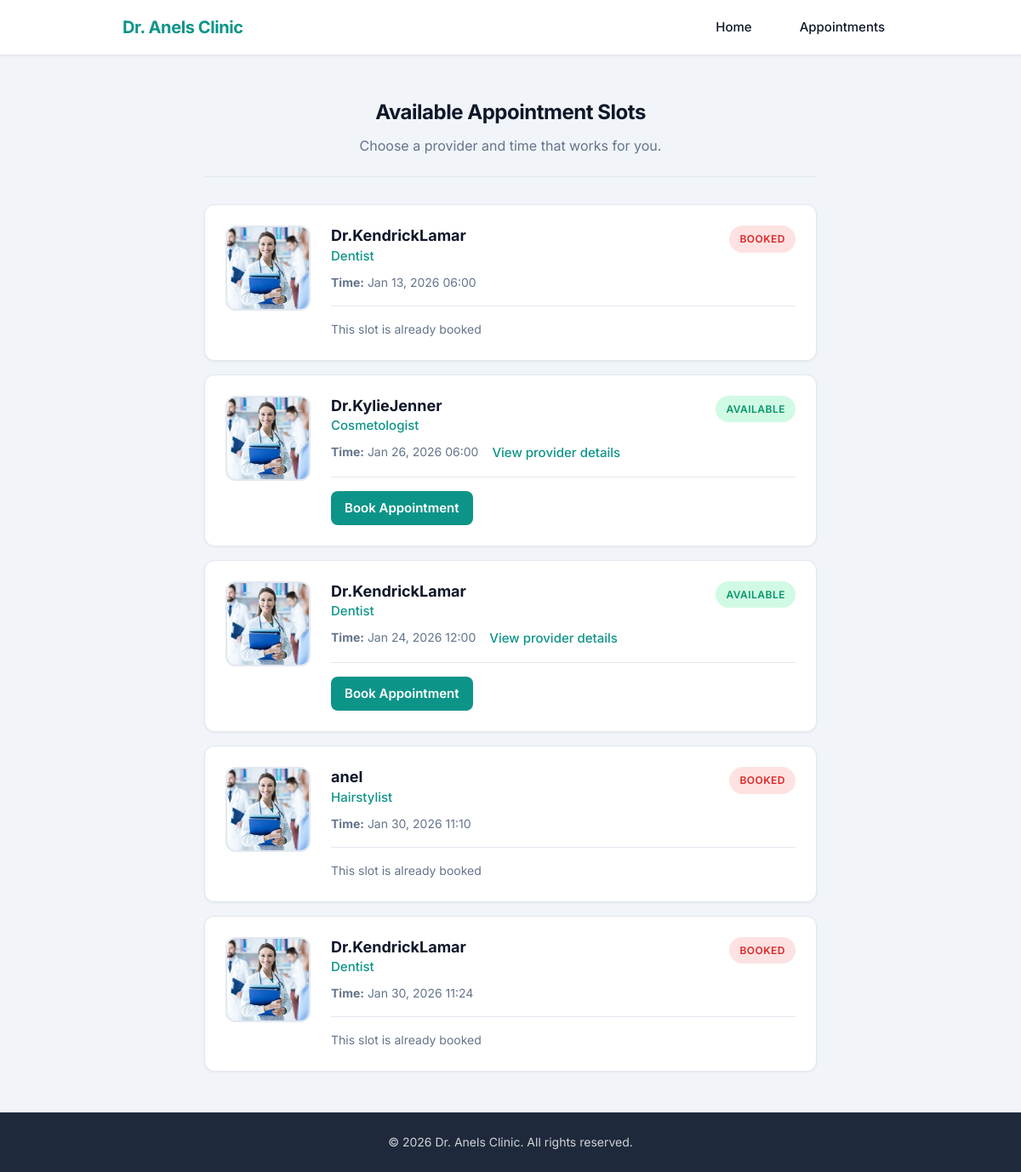
Page /slots/ on the earlier database version.
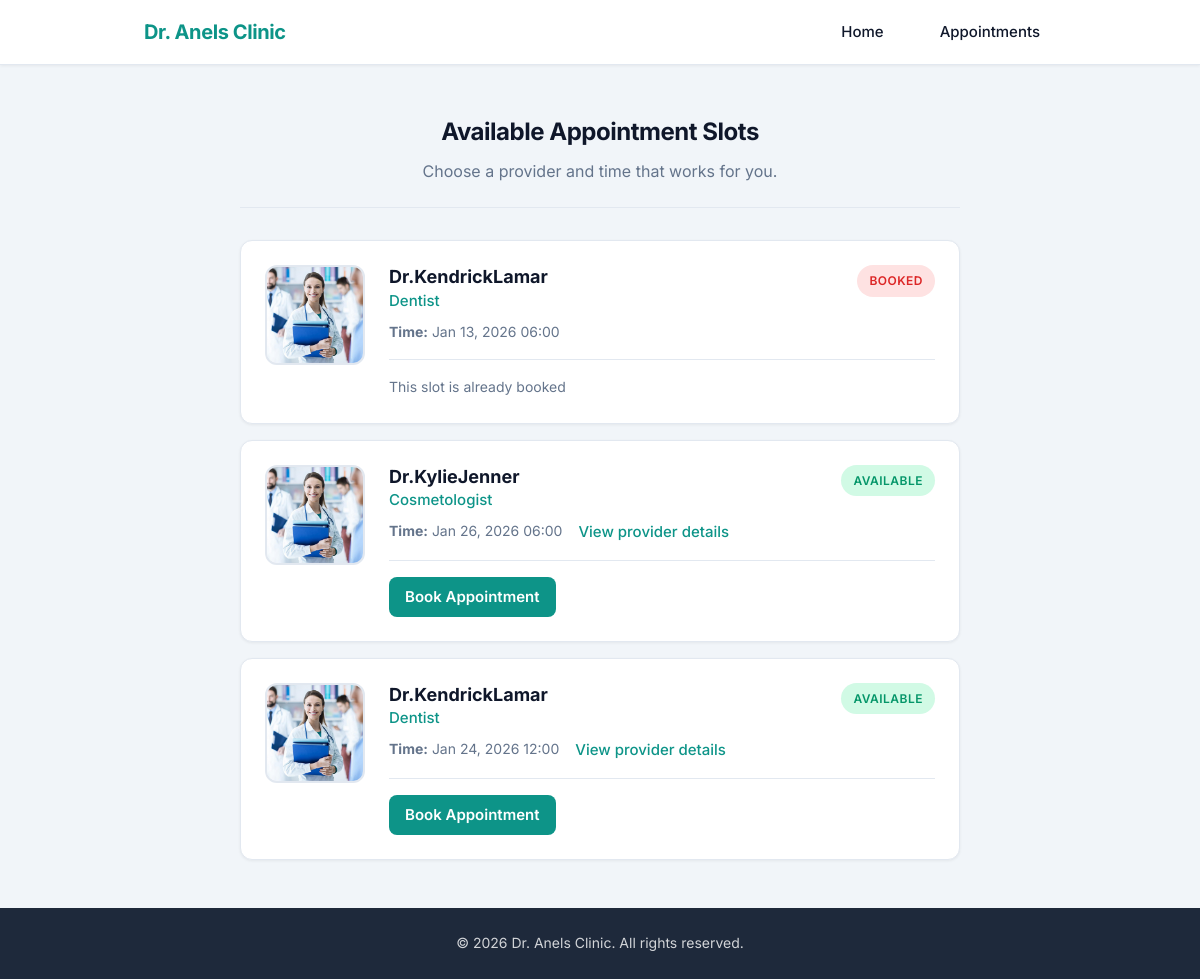
Same page on the later database version.
### booking/models.py (models this page shows, shortened)
class TimeSlot(models.Model):
    provider = models.ForeignKey(Provider, on_delete=models.CASCADE)
    start_time = models.DateTimeField()
    end_time = models.DateTimeField()
    is_booked = models.BooleanField(default=False)

class Provider(models.Model):
    user = models.OneToOneField(User, on_delete=models.CASCADE)
    specialization = models.CharField(max_length=100)

### booking/views.py (the view)
# urls.py: path('slots/', slots_page, name='slots'),
def slots_page(request):
    slots = TimeSlot.objects.select_related('provider').all()
    return render(request, 'booking/slots.html', {'slots': slots})

### booking/templates/booking/slots.html
{% extends 'booking/base.html' %}
{% load static %}
{% block content %}
<div class="container">
    <header class="page-header">
        <h2>Available Appointment Slots</h2>
        <p class="lead">Choose a provider and time that works for you.</p>
    </header>
    <div class="doctor-grid">
        {% for slot in slots %}
        <div class="doctor-card">
            <img src="{% static 'images/doctor1.jpg' %}" alt="{{ slot.provider.user.username }}" class="doctor-photo">
            <div class="card-content">
                <div class="card-header">
                    <div>
                        <h3>{{ slot.provider.user.get_full_name|default:slot.provider.user.username }}</h3>
                        <p class="specialization">{{ slot.provider.specialization }}</p>
                    </div>
                    {% if slot.is_booked %}
                        <span class="status booked">Booked</span>
                    {% else %}
                        <span class="status available">Available</span>
                    {% endif %}
                </div>
                <div class="card-info">
                    <span class="info-item">
                        <strong>Time:</strong> {{ slot.start_time|date:"M d, Y H:i" }}
                    </span>
                    {% if not slot.is_booked %}
                    <span class="info-item">
                        <a href="{% url 'provider_detail' slot.provider.id %}" class="link-more">View provider details</a>
                    </span>
                    {% endif %}
                </div>
                <div class="card-footer">
                    {% if not slot.is_booked %}
                        <a href="{% url 'provider_detail' slot.provider.id %}" class="btn">Book Appointment</a>
                    {% else %}
                        <span class="info-item" style="color: var(--color-text-muted);">This slot is already booked</span>
                    {% endif %}
                </div>
            </div>
        </div>
        {% empty %}
            <p class="empty-msg">No slots available at the moment.</p>
        {% endfor %}
    </div>
</div>
{% endblock %}

Differences in the rows shown:
removed TimeSlot: provider.user.get_full_name "anel", provider.specialization "Hairstylist", is_booked "BOOKED", start_time "Jan 30, 2026 11:10"
removed TimeSlot: provider.user.get_full_name "Dr.KendrickLamar", provider.specialization "Dentist", is_booked "BOOKED", start_time "Jan 30, 2026 11:24"
